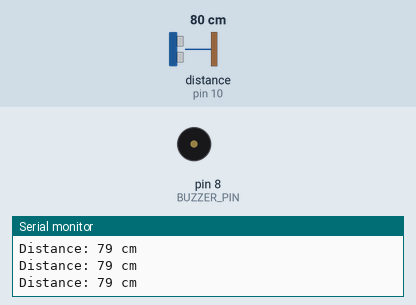
Simulated run of this sketch. Board: Arduino Uno, built with avr-gcc and run on an emulated ATmega328P. Shown: buzzer (waves = sounding, pin HIGH), the last lines printed to the serial monitor. Wiring (inferred from the names in the program): ultrasonic range finder: trigger pin 9; echo pin 10. The test bench sets the inputs (shaded band); at power-on: distance to the obstacle (sensor on pin 10) 80 cm. The echo pulse lasts 58.3 µs per cm; pins used as bus, display or sensor lines are not drawn.

Above: at 1.3 s.
1.4 s: distance to the obstacle (sensor on pin 10) set to 30 cm
At 1.67 s:
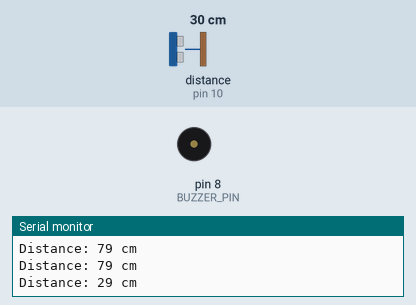
4.5 s: distance to the obstacle (sensor on pin 10) set to 24 cm
At 5.6 s:
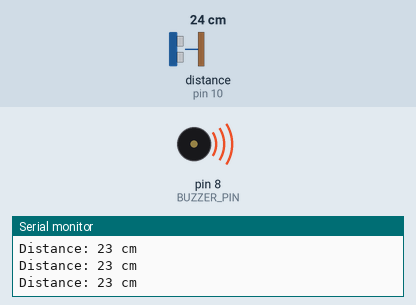
6.0 s: distance to the obstacle (sensor on pin 10) set to 120 cm
At 6.8 s:
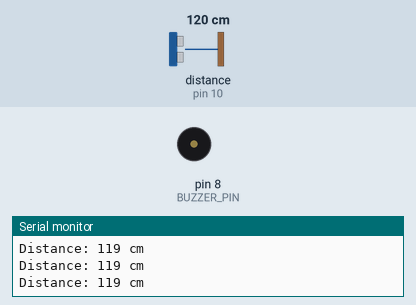
7.5 s: distance to the obstacle (sensor on pin 10) set to 107 cm
9.0 s: distance to the obstacle (sensor on pin 10) set to 98 cm
At 9.5 s:
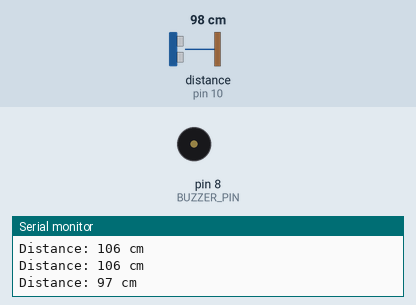
Timing chart, 0 to 13.1 s (numbered marks = the images above; inputs shaded):
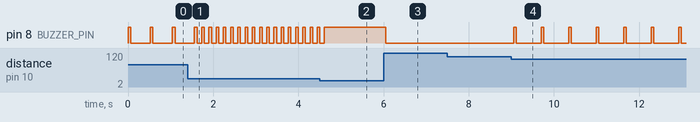

Measured:
- the behaviour switches between 27 and 26 cm on distance to the obstacle (sensor on pin 10) (found by bisection; images 1 and 2)
- the behaviour switches between 102 and 101 cm on distance to the obstacle (sensor on pin 10) (found by bisection; images 3 and 4)
- after the input at 1.4 s, pin 8 (BUZZER_PIN): alternates HIGH for 0.06 s and LOW for 0.11 s, starting after 0.33 s
- after the input at 4.5 s, pin 8 (BUZZER_PIN): goes on until 4.6 s, then stays HIGH
- after the input at 6.0 s, pin 8 (BUZZER_PIN): HIGH → LOW after 0.05 s
- after the input at 9.0 s, pin 8 (BUZZER_PIN): alternates HIGH for 0.06 s and LOW for 0.59 s, starting after 0.06 s
- by itself, pin 8 (BUZZER_PIN): alternates HIGH for 0.06 s and LOW for 0.46 s

The sketch:

blind_walking_aid.ino
```cpp
/*
 * Blind Walking Aid
 *
 * Measures the distance to the nearest obstacle with an ultrasonic
 * sensor and warns the user with a buzzer. The closer the obstacle,
 * the faster the beeping. A vibration motor can be connected to the
 * same output pin (through a transistor) instead of, or along with,
 * the buzzer.
 *
 * Hardware (change the pins to match your circuit):
 *   Ultrasonic sensor (HC-SR04): TRIG -> D9, ECHO -> D10, VCC -> 5V, GND -> GND
 *   Buzzer / vibration motor     : D8
 */

const int TRIG_PIN   = 9;
const int ECHO_PIN   = 10;
const int BUZZER_PIN = 8;

const int WARN_DISTANCE_CM = 100;   // start warning below this distance
const int STOP_DISTANCE_CM = 25;    // continuous tone below this distance

long readDistanceCm() {
  // Send a 10 microsecond trigger pulse
  digitalWrite(TRIG_PIN, LOW);
  delayMicroseconds(2);
  digitalWrite(TRIG_PIN, HIGH);
  delayMicroseconds(10);
  digitalWrite(TRIG_PIN, LOW);

  // Echo pulse width = time for sound to go and come back.
  // Timeout of 30 ms (about 5 m) so the loop never gets stuck.
  long duration = pulseIn(ECHO_PIN, HIGH, 30000);
  if (duration == 0) return -1;     // nothing in range

  // Speed of sound = 0.0343 cm/us, divide by 2 for the round trip
  return duration * 0.0343 / 2;
}

void setup() {
  pinMode(TRIG_PIN, OUTPUT);
  pinMode(ECHO_PIN, INPUT);
  pinMode(BUZZER_PIN, OUTPUT);
  Serial.begin(9600);
}

void loop() {
  long distance = readDistanceCm();

  Serial.print("Distance: ");
  if (distance < 0) Serial.println("out of range");
  else { Serial.print(distance); Serial.println(" cm"); }

  if (distance > 0 && distance <= STOP_DISTANCE_CM) {
    digitalWrite(BUZZER_PIN, HIGH);           // very close: continuous alert
    delay(100);
  } else if (distance > 0 && distance <= WARN_DISTANCE_CM) {
    // Beep interval grows with distance: closer -> faster beeps
    int gap = map(distance, STOP_DISTANCE_CM, WARN_DISTANCE_CM, 80, 600);
    digitalWrite(BUZZER_PIN, HIGH);
    delay(60);
    digitalWrite(BUZZER_PIN, LOW);
    delay(gap);
  } else {
    digitalWrite(BUZZER_PIN, LOW);            // path is clear
    delay(100);
  }
}
```
